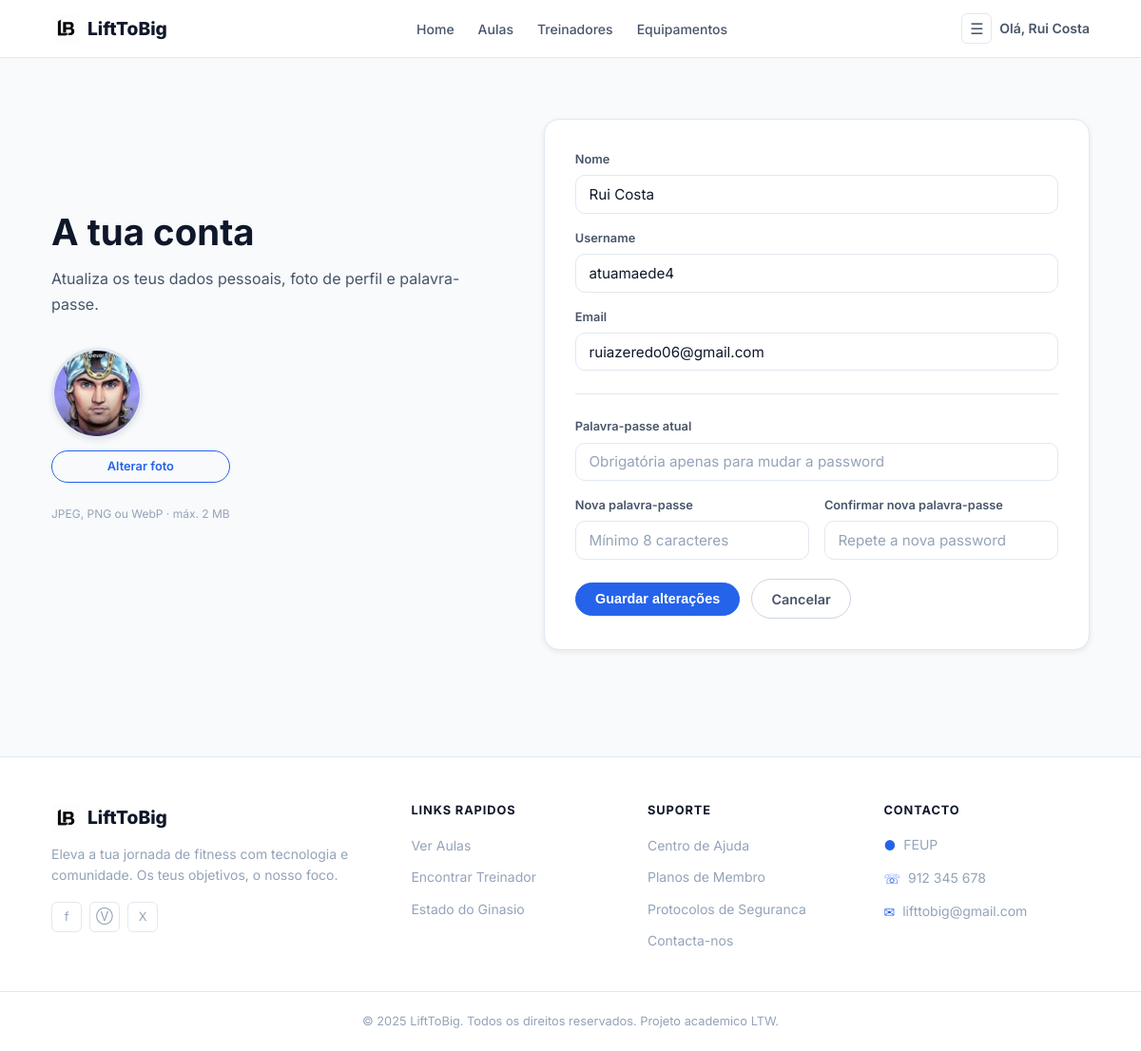
The app's page /pages/account.php (signed in) with its own data.
### tables this page shows
CREATE TABLE user (
  id INTEGER PRIMARY KEY AUTOINCREMENT,
  name TEXT NOT NULL,
  email TEXT NOT NULL UNIQUE,
  password_hash TEXT NOT NULL,
  role TEXT NOT NULL CHECK (role IN ('member', 'trainer', 'admin')),
  photo TEXT,
  is_active INTEGER NOT NULL DEFAULT 1,
  created_at DATETIME DEFAULT CURRENT_TIMESTAMP
, username TEXT);

### database/User.php (called while the page is built, shortened)
<?php
class User {
    public static function findById(PDO $db, int $id): ?array {
        $stmt = $db->prepare('
            SELECT id, name, username, email, password_hash, role, photo, is_active, created_at
            FROM user
            WHERE id = ?
        ');
        $stmt->execute([$id]);
        $user = $stmt->fetch(PDO::FETCH_ASSOC);
        return $user ?: null;
    }
}

### utils/session.php (called while the page is built, shortened)
<?php
function getOldInput(array $defaults = []): array {
    $oldInput = $_SESSION['old_input'] ?? [];
    return array_merge($defaults, $oldInput);
}
function getUserId(): ?int {
    return isset($_SESSION['user_id']) ? (int) $_SESSION['user_id'] : null;
}

### pages/account.php (the view, shortened to what this page needs)
<?php
require_once __DIR__ . '/../database/connection.php';
require_once __DIR__ . '/../database/User.php';
require_once __DIR__ . '/../utils/session.php';
$db = getDB();
$user = User::findById($db, getUserId());
$old = getOldInput([
  'name' => $user['name'],
  'username' => $user['username'],
  'email' => $user['email'],
]);
$userInitial = function_exists('mb_substr')
  ? mb_strtoupper(mb_substr($user['name'], 0, 1))
  : strtoupper(substr($user['name'], 0, 1));
require __DIR__ . '/../templates/header.php';
?>
  <main>
    <section class="account" aria-labelledby="account-heading">
      <div class="container account-inner">
        <div class="account-heading">
          <h1 id="account-heading">A tua conta</h1>
          <p>Atualiza os teus dados pessoais, foto de perfil e palavra-passe.</p>
          <div class="account-avatar-wrap">
            <?php if (!empty($user['photo'])): ?>
              <img
                src="<?= htmlspecialchars($user['photo']) ?>"
                alt="Foto de perfil de <?= htmlspecialchars($user['name']) ?>"
                class="account-avatar"
                id="avatar-preview"
              />
            <?php else: ?>
              <div class="account-avatar account-avatar-placeholder" id="avatar-preview" aria-hidden="true">
                <?= htmlspecialchars($userInitial) ?>
              </div>
            <?php endif; ?>
            <form
              action="../actions/action_upload_photo.php"
              method="POST"
              enctype="multipart/form-data"
              class="avatar-upload-form"
              id="avatar-upload-form"
            >
              <label for="photo" class="btn btn-outline btn-sm avatar-upload-btn" title="Alterar foto de perfil">
                Alterar foto
              </label>
              <p class="avatar-upload-hint">JPEG, PNG ou WebP · máx. 2 MB</p>
            </form>
          </div>
        </div>
        <div class="account-panel">
          <form action="../actions/action_update_account.php" method="POST" class="account-form">
            <div class="form-group">
              <label for="name">Nome</label>
              <input type="text" id="name" name="name" value="<?= htmlspecialchars($old['name']) ?>" required />
            </div>
            <div class="form-group">
              <label for="username">Username</label>
              <input type="text" id="username" name="username" value="<?= htmlspecialchars($old['username']) ?>" required />
            </div>
            <div class="form-group">
              <label for="email">Email</label>
              <input type="email" id="email" name="email" value="<?= htmlspecialchars($old['email']) ?>" required />
            </div>
            <div class="account-divider"></div>
            <div class="form-group">
              <label for="current_password">Palavra-passe atual</label>
              <input type="password" id="current_password" name="current_password" placeholder="Obrigatória apenas para mudar a password" />
            </div>
            <div class="form-row">
              <div class="form-group">
                <label for="new_password">Nova palavra-passe</label>
                <input type="password" id="new_password" name="new_password" placeholder="Mínimo 8 caracteres" />
              </div>
              <div class="form-group">
                <label for="new_password_confirm">Confirmar nova palavra-passe</label>
                <input type="password" id="new_password_confirm" name="new_password_confirm" placeholder="Repete a nova password" />
              </div>
            </div>
            <div class="form-actions">
              <button type="submit" class="btn btn-primary">Guardar alterações</button>
              <a href="landingpage.php" class="btn btn-ghost">Cancelar</a>
            </div>
          </form>
        </div>
      </div>
    </section>
  </main>
<?php require __DIR__ . '/../templates/footer.php'; ?>

### css/base.css (style rules this page uses)
:root { --color-primary: #2563eb; --color-primary-dark: #1d4ed8; --color-primary-light: #eff6ff; --color-bg: #ffffff; --color-bg-soft: #f8fafc; --color-bg-blue: #eff6ff; --color-surface: #ffffff; --color-border: #e2e8f0; --color-border-strong: #cbd5e1; --color-text: #0f172a; --color-text-secondary: #475569; --color-text-muted: #94a3b8; --color-success: #16a34a; --color-success-bg: #f0fdf4; --color-warning: #d97706; --color-warning-bg: #fffbeb; --font-body: 'Inter', 'Segoe UI', system-ui, -apple-system, sans-serif; --space-xl: 4rem; --radius-sm: 6px; --radius-md: 10px; --radius-lg: 16px; --radius-xl: 24px; --radius-full: 9999px; --shadow-sm: 0 2px 6px rgba(0,0,0,.08); --shadow-md: 0 6px 14px rgba(0,0,0,.10); --shadow-lg: 0 10px 25px rgba(0,0,0,.12); --container-max: 1140px; --container-pad: 1.5rem; }
*, *::before, *::after { box-sizing: border-box; margin: 0; padding: 0; }
body { font-family: var(--font-body); background-color: var(--color-bg); color: var(--color-text); line-height: 1.6; min-height: 100vh; }
h1, h2, h3, h4, h5, h6 { font-weight: 700; line-height: 1.2; color: var(--color-text); }
h1 { font-size: 3.25rem; }
p { font-size: 1rem; color: var(--color-text-secondary); line-height: 1.7; }
a { color: var(--color-primary); text-decoration: none; transition: color .2s; }
img { max-width: 100%; display: block; }
.container { max-width: var(--container-max); margin-inline: auto; padding-inline: var(--container-pad); }

### css/components.css (style rules this page uses)
.btn { display: inline-flex; align-items: center; justify-content: center; gap: .4em; font-size: .9rem; font-weight: 600; padding: .6em 1.4em; border-radius: var(--radius-full); border: 1px solid transparent; cursor: pointer; white-space: nowrap; transition: .2s; }
.btn-primary { background: var(--color-primary); color: #fff; border-color: var(--color-primary); }
.btn-outline { background: transparent; color: var(--color-primary); border-color: var(--color-primary); }
.btn-ghost { background: transparent; color: var(--color-text-secondary); border-color: var(--color-border-strong); }
.btn-sm { font-size: .8rem; padding: .45em 1em; }
label { display: block; font-size: .8rem; font-weight: 600; color: var(--color-text-secondary); margin-bottom: .35rem; }
.form-group { display: flex; flex-direction: column; }
.form-row { display: grid; grid-template-columns: 1fr 1fr; gap: 1rem; }
input[type="text"], input[type="email"], input[type="password"], input[type="search"], input[type="number"], input[type="tel"], select, textarea { display: block; width: 100%; font-family: var(--font-body); font-size: .95rem; color: var(--color-text); background: var(--color-bg); border: 1px solid var(--color-border); border-radius: var(--radius-md); padding: .65em .9em; transition: .2s; }
input::placeholder, textarea::placeholder { color: var(--color-text-muted); }
.form-actions { margin-top: .25rem; }

### css/account.css (style rules this page uses)
.account { padding: 4rem 0 7rem; background: var(--color-bg-soft); }
.account-inner { display: grid; grid-template-columns: minmax(0, .9fr) minmax(0, 1.1fr); gap: 3rem; align-items: start; }
.account-heading { max-width: 480px; }
.account-heading h1 { margin-top: 6rem; font-size: 2.4rem; }
.account-heading p { margin-top: .8rem; }
.account-panel { background: var(--color-surface); border: 1px solid var(--color-border); border-radius: var(--radius-lg); box-shadow: var(--shadow-sm); padding: 2rem; }
.account-form { display: flex; flex-direction: column; gap: 1rem; }
.account-divider { height: 1px; background: var(--color-border); margin: .5rem 0; }
.account .form-actions { display: flex; align-items: center; flex-wrap: wrap; gap: .75rem; }
.account-avatar { width: 96px; height: 96px; border-radius: 50%; object-fit: cover; border: 3px solid var(--color-border); box-shadow: var(--shadow-sm); display: flex; align-items: center; justify-content: center; }
.account-avatar-wrap { margin-top: 2rem; display: flex; flex-direction: column; align-items: flex-start; gap: .75rem; }
.avatar-upload-form { display: flex; flex-direction: column; gap: .3rem; }
.avatar-upload-btn { cursor: pointer; }
.avatar-upload-hint { font-size: .75rem; color: var(--color-text-muted); }

### records on screen
user: photo (picture), name "Rui Costa", username "atuamaede4", email "ruiazeredo06@gmail.com"

### other values on screen
$link['label'] "Home"
$link['label'] "Aulas"
$link['label'] "Treinadores"
$link['label'] "Equipamentos"
$userName "Rui Costa"
